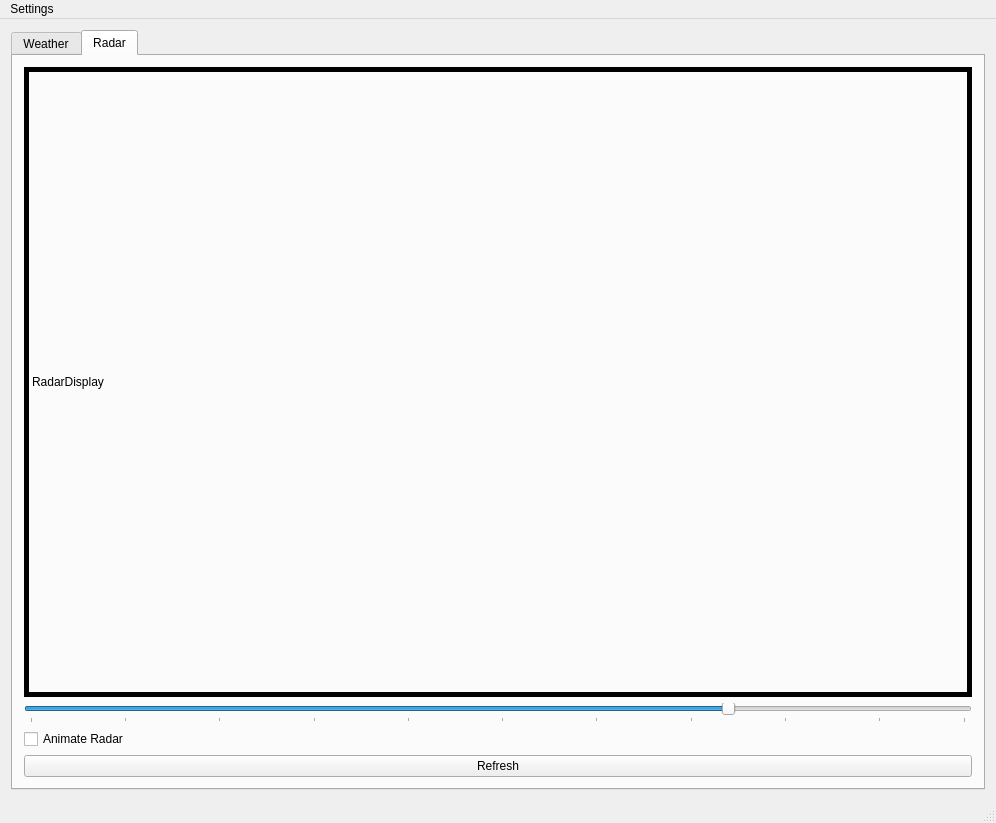
<?xml version="1.0" encoding="UTF-8"?>
<ui version="4.0">
 <class>MainWindow</class>
 <widget class="QMainWindow" name="MainWindow">
  <property name="geometry">
   <rect>
    <x>0</x>
    <y>0</y>
    <width>996</width>
    <height>823</height>
   </rect>
  </property>
  <property name="sizePolicy">
   <sizepolicy hsizetype="Maximum" vsizetype="Preferred">
    <horstretch>0</horstretch>
    <verstretch>0</verstretch>
   </sizepolicy>
  </property>
  <property name="windowTitle">
   <string>MainWindow</string>
  </property>
  <widget class="QWidget" name="centralWidget">
   <layout class="QGridLayout" name="gridLayout_3">
    <item row="0" column="0">
     <widget class="QTabWidget" name="tabWidget">
      <property name="currentIndex">
       <number>1</number>
      </property>
      <widget class="QWidget" name="tab">
       <attribute name="title">
        <string>Weather</string>
       </attribute>
      </widget>
      <widget class="QWidget" name="tab_2">
       <attribute name="title">
        <string>Radar</string>
       </attribute>
       <layout class="QGridLayout" name="gridLayout_2">
        <item row="1" column="0">
         <widget class="QSlider" name="sliderOpacity">
          <property name="minimum">
           <number>1</number>
          </property>
          <property name="maximum">
           <number>100</number>
          </property>
          <property name="singleStep">
           <number>10</number>
          </property>
          <property name="sliderPosition">
           <number>75</number>
          </property>
          <property name="tracking">
           <bool>true</bool>
          </property>
          <property name="orientation">
           <enum>Qt::Horizontal</enum>
          </property>
          <property name="tickPosition">
           <enum>QSlider::TicksBelow</enum>
          </property>
          <property name="tickInterval">
           <number>10</number>
          </property>
         </widget>
        </item>
        <item row="3" column="0">
         <widget class="QPushButton" name="pushButtonRefresh">
          <property name="text">
           <string>Refresh</string>
          </property>
         </widget>
        </item>
        <item row="0" column="0">
         <widget class="QLabel" name="radarDisplay">
          <property name="sizePolicy">
           <sizepolicy hsizetype="MinimumExpanding" vsizetype="MinimumExpanding">
            <horstretch>0</horstretch>
            <verstretch>0</verstretch>
           </sizepolicy>
          </property>
          <property name="minimumSize">
           <size>
            <width>200</width>
            <height>200</height>
           </size>
          </property>
          <property name="baseSize">
           <size>
            <width>600</width>
            <height>600</height>
           </size>
          </property>
          <property name="frameShape">
           <enum>QFrame::Box</enum>
          </property>
          <property name="lineWidth">
           <number>5</number>
          </property>
          <property name="text">
           <string>RadarDisplay</string>
          </property>
          <property name="scaledContents">
           <bool>true</bool>
          </property>
         </widget>
        </item>
        <item row="2" column="0">
         <widget class="QCheckBox" name="checkBoxAnimate">
          <property name="text">
           <string>Animate Radar</string>
          </property>
         </widget>
        </item>
       </layout>
      </widget>
     </widget>
    </item>
   </layout>
  </widget>
  <widget class="QStatusBar" name="statusBar"/>
  <widget class="QMenuBar" name="menuBar">
   <property name="geometry">
    <rect>
     <x>0</x>
     <y>0</y>
     <width>996</width>
     <height>32</height>
    </rect>
   </property>
   <widget class="QMenu" name="menuSettings">
    <property name="title">
     <string>Settings</string>
    </property>
    <addaction name="actionEdit_Settings"/>
   </widget>
   <addaction name="menuSettings"/>
  </widget>
  <action name="actionOption">
   <property name="text">
    <string>Option</string>
   </property>
  </action>
  <action name="actionEdit_Settings">
   <property name="text">
    <string>Edit Settings</string>
   </property>
  </action>
 </widget>
 <layoutdefault spacing="6" margin="11"/>
 <resources/>
 <connections/>
 <buttongroups>
  <buttongroup name="buttonGroup"/>
 </buttongroups>
</ui>
